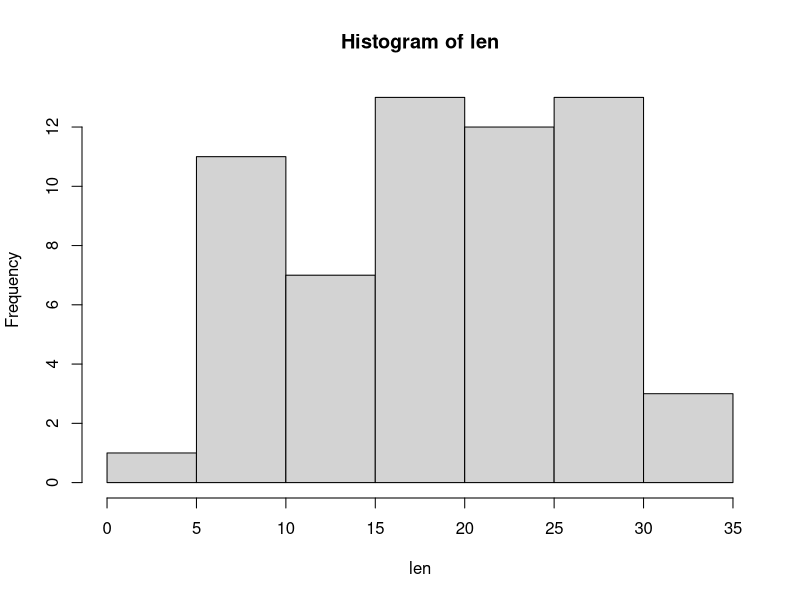

Write the R code that produced this figure. (Note: this script raises an error after producing the figure.)
# ?ToothGrowth, shows description of dataset #nolint
dataset <- data.frame(ToothGrowth)
print(dataset)

attach(dataset)

# Variance Test
# var.test(response ~ groups, data, alternative = "two.sided") # nolint
var.test(len ~ supp, dataset, alternative = "two.sided")
var.test(len ~ supp, dataset, alternative = "two.sided", conf.level = 0.99)

hist(len)

# H0: variable is normally disributed
# HA: variable is not nornally distributed
# If p-value > .05, the assumption is satisfied

shapiro.test(len)

######### ANOVAS
# results <- aov(len ~ supp, data = dataset) # nolint

results_oneway <- aov(len ~ supp, data = dataset)
summary(results_oneway)

######### Blocking

# results <- aov(response ~ group + block, data = dataset) # nolint

results_block <- aov(len ~ supp + as.factor(dose), data = dataset)
summary(results_block)

######### Two-Way ANOVA
#results <- aov(response ~ group + group2 + group1*group2, data = dataset) # nolint

results_twoway <- aov(len ~ supp + as.factor(dose)
                      + supp * as.factor(dose), data = dataset)
summary(results_twoway)

f_statistic <- ((205.4 + 2425.4 + 108.3) / 5) / 13.2
# ((sum sq of supp + sum sq of as.factor(dose) +
# sum sq of supp:as.factor(dose)) / sum of df) / mean sq of residual

# pF(test statistic, dfnum, dfden, lower.tail = FALSE) # nolint
pF(f_statistic, 5, 54, lower.tail = FALSE)

######### PostHoc

TukeyHSD(results_twoway)
plot(TukeyHSD(results_twoway))

######### Bonf

pairwise.t.test(len, as.factor(dose), method = "bonf")
